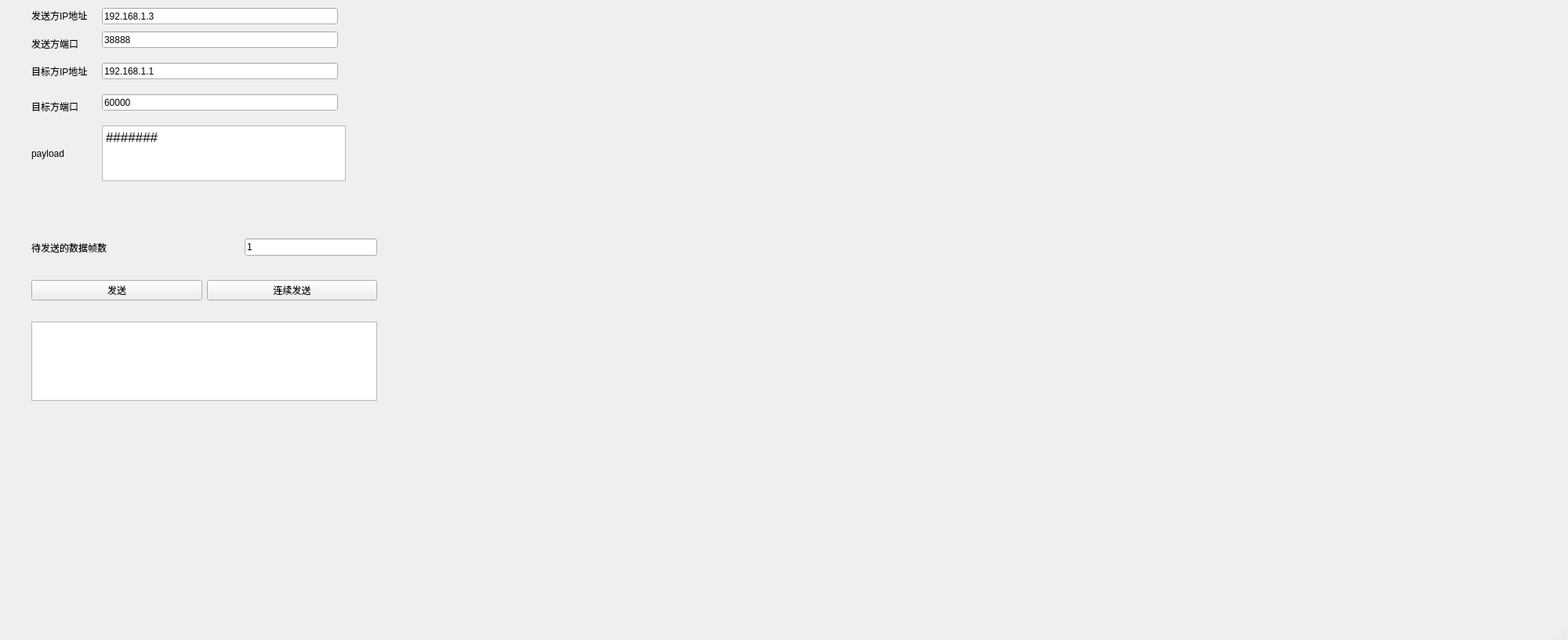
<?xml version="1.0" encoding="UTF-8"?>
<ui version="4.0">
 <class>MainWindow</class>
 <widget class="QMainWindow" name="MainWindow">
  <property name="geometry">
   <rect>
    <x>0</x>
    <y>0</y>
    <width>2000</width>
    <height>816</height>
   </rect>
  </property>
  <property name="minimumSize">
   <size>
    <width>512</width>
    <height>512</height>
   </size>
  </property>
  <property name="windowTitle">
   <string>MainWindow</string>
  </property>
  <widget class="QWidget" name="centralwidget">
   <widget class="QWidget" name="horizontalLayoutWidget_3">
    <property name="geometry">
     <rect>
      <x>40</x>
      <y>280</y>
      <width>441</width>
      <height>71</height>
     </rect>
    </property>
    <layout class="QHBoxLayout" name="horizontalLayout_9">
     <item>
      <widget class="QLabel" name="label_6">
       <property name="text">
        <string>待发送的数据帧数</string>
       </property>
      </widget>
     </item>
     <item>
      <spacer name="horizontalSpacer_8">
       <property name="orientation">
        <enum>Qt::Horizontal</enum>
       </property>
       <property name="sizeHint" stdset="0">
        <size>
         <width>40</width>
         <height>20</height>
        </size>
       </property>
      </spacer>
     </item>
     <item>
      <widget class="QLineEdit" name="countInput">
       <property name="text">
        <string>1</string>
       </property>
      </widget>
     </item>
    </layout>
   </widget>
   <widget class="QWidget" name="horizontalLayoutWidget_4">
    <property name="geometry">
     <rect>
      <x>40</x>
      <y>350</y>
      <width>441</width>
      <height>41</height>
     </rect>
    </property>
    <layout class="QHBoxLayout" name="horizontalLayout_10">
     <item>
      <widget class="QPushButton" name="sendPushButton">
       <property name="text">
        <string>发送</string>
       </property>
      </widget>
     </item>
     <item>
      <widget class="QPushButton" name="sendContPushButton">
       <property name="text">
        <string>连续发送</string>
       </property>
      </widget>
     </item>
    </layout>
   </widget>
   <widget class="QTextEdit" name="resultText">
    <property name="geometry">
     <rect>
      <x>40</x>
      <y>410</y>
      <width>441</width>
      <height>101</height>
     </rect>
    </property>
   </widget>
   <widget class="QLineEdit" name="destipInput">
    <property name="geometry">
     <rect>
      <x>130</x>
      <y>80</y>
      <width>301</width>
      <height>21</height>
     </rect>
    </property>
    <property name="text">
     <string>192.168.1.1</string>
    </property>
   </widget>
   <widget class="QLabel" name="label_14">
    <property name="geometry">
     <rect>
      <x>40</x>
      <y>40</y>
      <width>111</width>
      <height>31</height>
     </rect>
    </property>
    <property name="text">
     <string>发送方端口</string>
    </property>
   </widget>
   <widget class="QLineEdit" name="srcportInput">
    <property name="geometry">
     <rect>
      <x>130</x>
      <y>40</y>
      <width>301</width>
      <height>21</height>
     </rect>
    </property>
    <property name="text">
     <string>38888</string>
    </property>
   </widget>
   <widget class="QLabel" name="label_8">
    <property name="geometry">
     <rect>
      <x>40</x>
      <y>0</y>
      <width>78</width>
      <height>39</height>
     </rect>
    </property>
    <property name="text">
     <string>发送方IP地址</string>
    </property>
   </widget>
   <widget class="QLineEdit" name="srcipInput">
    <property name="geometry">
     <rect>
      <x>130</x>
      <y>10</y>
      <width>301</width>
      <height>21</height>
     </rect>
    </property>
    <property name="text">
     <string>192.168.1.3</string>
    </property>
   </widget>
   <widget class="QLineEdit" name="destportInput">
    <property name="geometry">
     <rect>
      <x>130</x>
      <y>120</y>
      <width>301</width>
      <height>21</height>
     </rect>
    </property>
    <property name="text">
     <string>60000</string>
    </property>
   </widget>
   <widget class="QLabel" name="label_15">
    <property name="geometry">
     <rect>
      <x>40</x>
      <y>120</y>
      <width>101</width>
      <height>31</height>
     </rect>
    </property>
    <property name="text">
     <string>目标方端口</string>
    </property>
   </widget>
   <widget class="QLabel" name="label_16">
    <property name="geometry">
     <rect>
      <x>40</x>
      <y>80</y>
      <width>81</width>
      <height>21</height>
     </rect>
    </property>
    <property name="text">
     <string>目标方IP地址</string>
    </property>
   </widget>
   <widget class="QTextEdit" name="payload">
    <property name="geometry">
     <rect>
      <x>130</x>
      <y>160</y>
      <width>311</width>
      <height>71</height>
     </rect>
    </property>
    <property name="html">
     <string>&lt;!DOCTYPE HTML PUBLIC &quot;-//W3C//DTD HTML 4.0//EN&quot; &quot;http://www.w3.org/TR/REC-html40/strict.dtd&quot;&gt;
&lt;html&gt;&lt;head&gt;&lt;meta name=&quot;qrichtext&quot; content=&quot;1&quot; /&gt;&lt;meta charset=&quot;utf-8&quot; /&gt;&lt;style type=&quot;text/css&quot;&gt;
p, li { white-space: pre-wrap; }
&lt;/style&gt;&lt;/head&gt;&lt;body style=&quot; font-family:'.AppleSystemUIFont'; font-size:13pt; font-weight:400; font-style:normal;&quot;&gt;
&lt;p style=&quot; margin-top:0px; margin-bottom:0px; margin-left:0px; margin-right:0px; -qt-block-indent:0; text-indent:0px;&quot;&gt;#######&lt;/p&gt;&lt;/body&gt;&lt;/html&gt;</string>
    </property>
   </widget>
   <widget class="QLabel" name="label_11">
    <property name="geometry">
     <rect>
      <x>40</x>
      <y>170</y>
      <width>71</width>
      <height>51</height>
     </rect>
    </property>
    <property name="text">
     <string>payload</string>
    </property>
   </widget>
  </widget>
  <widget class="QMenuBar" name="menubar">
   <property name="geometry">
    <rect>
     <x>0</x>
     <y>0</y>
     <width>2000</width>
     <height>22</height>
    </rect>
   </property>
  </widget>
  <widget class="QStatusBar" name="statusbar"/>
 </widget>
 <resources/>
 <connections/>
</ui>
